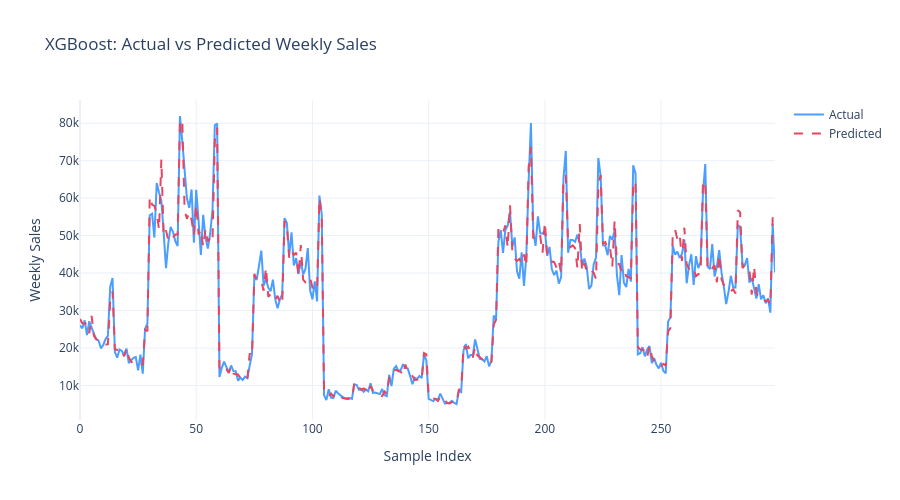

Notebook code for this chart:
### Markdown cell above
## Actual vs Predicted — XGBoost

### Code cell
sample = min(300, len(y_test))
fig = go.Figure()
fig.add_trace(go.Scatter(y=y_test.values[:sample], name='Actual', line=dict(color='#4a9eff', width=2)))
fig.add_trace(go.Scatter(y=xgb_preds[:sample], name='Predicted', line=dict(color='#e94560', width=2, dash='dash')))
fig.update_layout(title='XGBoost: Actual vs Predicted Weekly Sales',
                  height=500, template='plotly_white',
                  xaxis_title='Sample Index', yaxis_title='Weekly Sales')
fig.show()

### Figure 1 — Plotly figure (JSON) as saved in the notebook; plotly's stock layout.template omitted (floating-point values rounded to 4 significant figures; data arrays with more than 128 entries replaced by an {"elided": "..."} marker saying what was removed)
{"data": [{"line": {"color": "#4a9eff", "width": 2}, "name": "Actual", "type": "scatter", "y": {"elided": "300 float values"}}, {"line": {"color": "#e94560", "dash": "dash", "width": 2}, "name": "Predicted", "type": "scatter", "y": {"elided": "300 float values"}}], "layout": {"height": 500, "title": {"text": "XGBoost: Actual vs Predicted Weekly Sales"}, "xaxis": {"title": {"text": "Sample Index"}}, "yaxis": {"title": {"text": "Weekly Sales"}}}}
